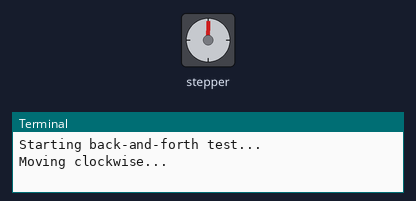
Simulated run of this program. Board: Raspberry Pi (BCM pin numbers). Shown: stepper motor, the last lines printed to the terminal.

Above: at 0.05 s.
At 0.2 s:
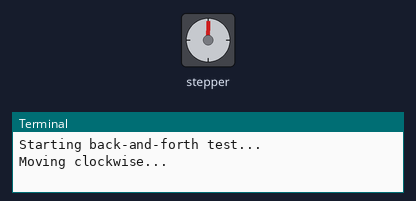
At 1.4 s:
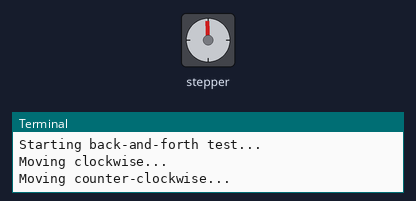
At 2.4 s:
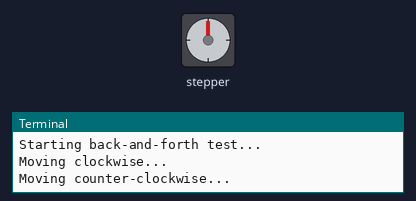
Timing chart, 0 to 5.5 s (numbered marks = the images above):
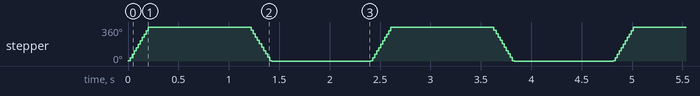

Measured:
- by itself, stepper: turns 360° clockwise in 0.22 s, then 360° counter-clockwise in 0.22 s, repeating every 2.4 s

The program:

stepper_test.py
```python
import gpiod
import time

# Configuration
# GPIO pins
STEP_PIN = 20
DIR_PIN = 21

# GPIO chip for Raspberry Pi 5
GPIO_CHIP = "gpiochip4"

# Constants
CLOCKWISE = 1
COUNTER_CLOCKWISE = 0

# Global GPIO objects
chip = None
step_line = None
dir_line = None


def setup_gpio():
    """Initializes GPIO pins for the motor controller."""
    global chip, step_line, dir_line
    try:
        chip = gpiod.Chip(GPIO_CHIP)
        step_line = chip.get_line(STEP_PIN)
        dir_line = chip.get_line(DIR_PIN)

        step_line.request(consumer="stepper_step", type=gpiod.LINE_REQ_DIR_OUT)
        dir_line.request(consumer="stepper_dir", type=gpiod.LINE_REQ_DIR_OUT)
    except Exception as e:
        print(f"Error setting up GPIO: {e}")
        exit()


def cleanup_gpio():
    """Releases GPIO resources."""
    if step_line:
        step_line.release()
    if dir_line:
        dir_line.release()
    if chip:
        chip.close()
    print("GPIO cleanup complete.")


def move(steps, direction, speed=0.001):
    """
    Moves the stepper motor a given number of steps in a specific direction.

    Args:
        steps (int): The number of steps to move.
        direction (int): CLOCKWISE (1) or COUNTER_CLOCKWISE (0).
        speed (float): The delay between steps, controlling speed. Lower is faster.
    """
    if not all([chip, step_line, dir_line]):
        print("GPIO not initialized. Call setup_gpio() first.")
        return

    # Set the direction
    dir_line.set_value(direction)

    # Execute the steps
    for _ in range(steps):
        step_line.set_value(1)
        time.sleep(speed)
        step_line.set_value(0)
        time.sleep(speed)


def main():
    """Main function to test the stepper motor."""
    try:
        setup_gpio()

        # Most NEMA 17 motors are 200 steps/revolution
        steps_per_rev = 200

        print("Starting back-and-forth test...")
        while True:
            # Move one full rotation clockwise
            print("Moving clockwise...")
            move(steps_per_rev, CLOCKWISE, speed=0.0005)
            time.sleep(1)  # Pause for a second

            # Move one full rotation counter-clockwise
            print("Moving counter-clockwise...")
            move(steps_per_rev, COUNTER_CLOCKWISE, speed=0.0005)
            time.sleep(1)  # Pause for a second

    except KeyboardInterrupt:
        print("\nProgram stopped by user.")
    finally:
        cleanup_gpio()


if __name__ == "__main__":
    main()
```
